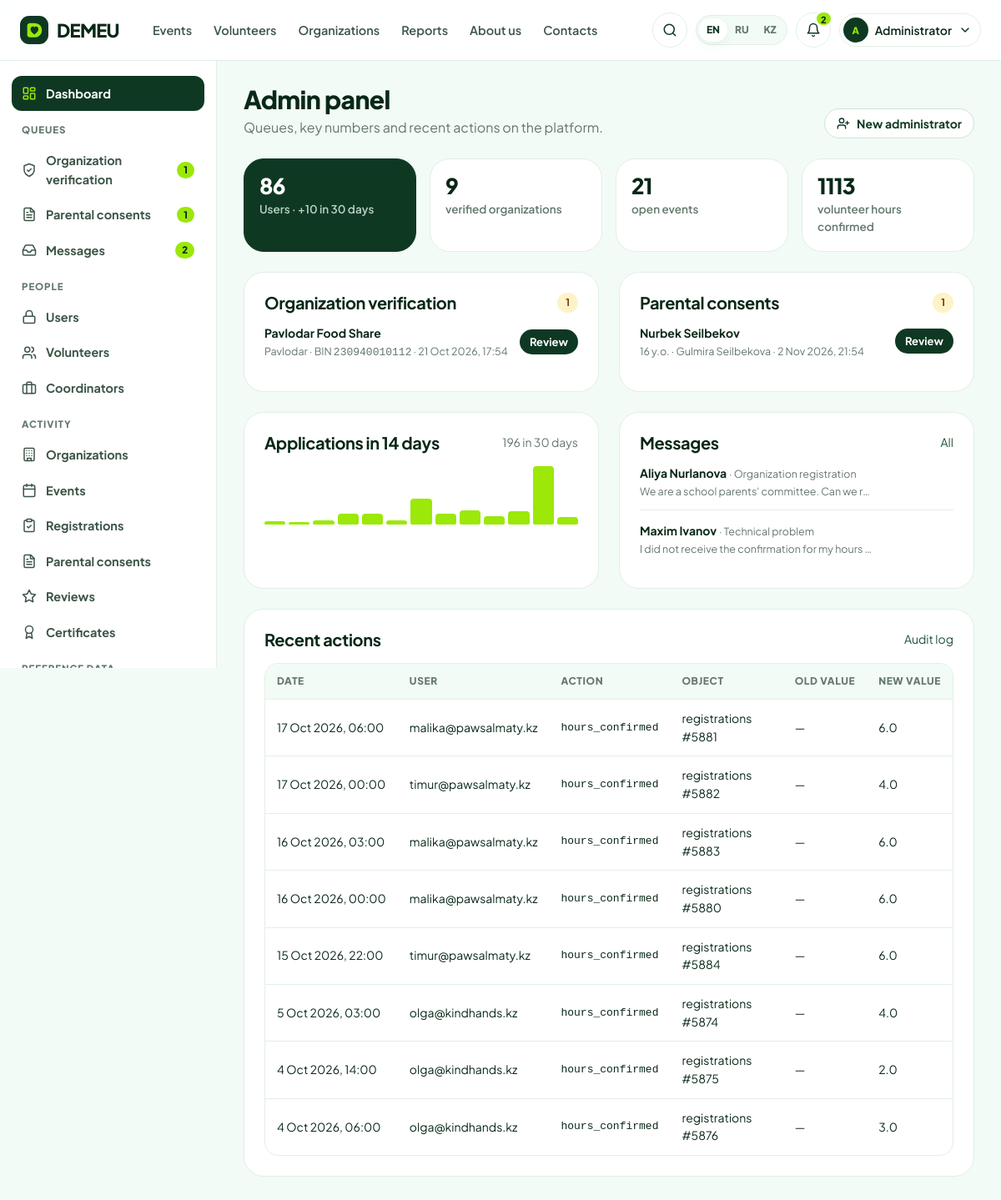
Page /admin/ (signed in) on the committed database.
### tables this page shows
CREATE TABLE users (
    user_id        INTEGER PRIMARY KEY,
    email          TEXT NOT NULL UNIQUE COLLATE NOCASE,
    password_hash  TEXT NOT NULL,
    role           TEXT NOT NULL CHECK (role IN ('volunteer','coordinator','admin')),
    is_active      INTEGER NOT NULL DEFAULT 1 CHECK (is_active IN (0,1)),
    preferred_lang TEXT NOT NULL DEFAULT 'en' CHECK (preferred_lang IN ('en','ru','kk')),
    created_at     TEXT NOT NULL DEFAULT (datetime('now','localtime')),
    last_login_at  TEXT
);

CREATE TABLE organizations (
    org_id           INTEGER PRIMARY KEY,
    name             TEXT NOT NULL UNIQUE,
    bin              TEXT NOT NULL UNIQUE CHECK (length(bin) = 12 AND bin NOT GLOB '*[^0-9]*'),
    org_type         TEXT NOT NULL CHECK (org_type IN ('ngo','foundation','initiative','university','government','business')),
    description      TEXT NOT NULL,
    city_id          INTEGER NOT NULL REFERENCES cities(city_id) ON DELETE RESTRICT,
    address          TEXT NOT NULL,
    email            TEXT NOT NULL,
    phone            TEXT NOT NULL,
    website          TEXT,
    logo_path        TEXT,
    founded_year     INTEGER CHECK (founded_year BETWEEN 1950 AND 2100),
    status           TEXT NOT NULL DEFAULT 'pending'
                     CHECK (status IN ('pending','verified','rejected','suspended')),
    status_comment   TEXT,                     -- reason for rejection / suspension
    verified_at      TEXT,
    verified_by      INTEGER REFERENCES users(user_id) ON DELETE SET NULL,
    created_at       TEXT NOT NULL DEFAULT (datetime('now','localtime'))
);

CREATE TABLE cities (
    city_id     INTEGER PRIMARY KEY,
    name_en     TEXT NOT NULL UNIQUE,
    name_ru     TEXT NOT NULL,
    name_kk     TEXT NOT NULL,
    region_en   TEXT NOT NULL,
    lat         REAL,
    lng         REAL
);

CREATE TABLE consents (
    consent_id    INTEGER PRIMARY KEY,
    volunteer_id  INTEGER NOT NULL REFERENCES volunteers(volunteer_id) ON DELETE CASCADE,
    parent_name   TEXT NOT NULL,
    parent_phone  TEXT NOT NULL,
    file_path     TEXT NOT NULL,
    status        TEXT NOT NULL DEFAULT 'pending' CHECK (status IN ('pending','approved','rejected')),
    review_comment TEXT,
    reviewed_by   INTEGER REFERENCES users(user_id) ON DELETE SET NULL,
    reviewed_at   TEXT,
    uploaded_at   TEXT NOT NULL DEFAULT (datetime('now','localtime'))
);

CREATE TABLE volunteers (
    volunteer_id  INTEGER PRIMARY KEY,
    user_id       INTEGER NOT NULL UNIQUE REFERENCES users(user_id) ON DELETE RESTRICT,
    full_name     TEXT NOT NULL CHECK (length(trim(full_name)) >= 3),
    phone         TEXT NOT NULL CHECK (phone GLOB '+7[0-9][0-9][0-9][0-9][0-9][0-9][0-9][0-9][0-9][0-9]'),
    birth_date    TEXT NOT NULL,               -- YYYY-MM-DD, age 14+ checked in the app
    city_id       INTEGER NOT NULL REFERENCES cities(city_id) ON DELETE RESTRICT,
    about         TEXT,
    skills        TEXT,                        -- free text, e.g. "first aid, English, driving"
    avatar_path   TEXT,
    is_public     INTEGER NOT NULL DEFAULT 1 CHECK (is_public IN (0,1)),     -- listed in the catalogue
    show_contacts INTEGER NOT NULL DEFAULT 0 CHECK (show_contacts IN (0,1)), -- phone/email visible to everyone
    created_at    TEXT NOT NULL DEFAULT (datetime('now','localtime'))
);

CREATE TABLE contact_messages (
    message_id INTEGER PRIMARY KEY,
    name       TEXT NOT NULL,
    email      TEXT NOT NULL,
    topic      TEXT NOT NULL CHECK (topic IN ('general','organization','volunteer','technical','partnership')),
    message    TEXT NOT NULL CHECK (length(message) >= 10),
    status     TEXT NOT NULL DEFAULT 'new' CHECK (status IN ('new','in_progress','closed')),
    created_at TEXT NOT NULL DEFAULT (datetime('now','localtime'))
);

CREATE TABLE audit_log (
    log_id     INTEGER PRIMARY KEY,
    user_id    INTEGER REFERENCES users(user_id) ON DELETE SET NULL,
    action     TEXT NOT NULL,
    entity     TEXT NOT NULL,
    entity_id  INTEGER,
    old_value  TEXT,
    new_value  TEXT,
    created_at TEXT NOT NULL DEFAULT (datetime('now','localtime'))
);

### demeu/admin.py (the view)
@bp.route("/")
@admin_only
def dashboard():
    k = dict(
        users=scalar("SELECT COUNT(*) FROM users"),
        volunteers=scalar("SELECT COUNT(*) FROM volunteers"),
        orgs=scalar("SELECT COUNT(*) FROM organizations WHERE status='verified'"),
        events_open=scalar("SELECT COUNT(*) FROM events WHERE status='published' AND ends_at >= ?", (now_str(),)),
        hours=scalar("SELECT COALESCE(SUM(hours_confirmed),0) FROM registrations WHERE status='attended'"),
        apps_30=scalar("SELECT COUNT(*) FROM registrations WHERE applied_at >= datetime('now','localtime','-30 days')"),
        new_users_30=scalar("SELECT COUNT(*) FROM users WHERE created_at >= datetime('now','localtime','-30 days')"),
    )
    pending_orgs = query("""SELECT o.*, c.name_en AS city FROM organizations o JOIN cities c USING (city_id)
                            WHERE o.status='pending' ORDER BY o.created_at""")
    pending_consents = query("""SELECT c.*, v.full_name, v.birth_date FROM consents c JOIN volunteers v USING (volunteer_id)
                                WHERE c.status='pending' ORDER BY c.uploaded_at""")
    new_messages = query("SELECT * FROM contact_messages WHERE status='new' ORDER BY created_at DESC LIMIT 5")
    recent_audit = query("""SELECT a.*, u.email FROM audit_log a LEFT JOIN users u USING (user_id)
                            ORDER BY a.created_at DESC, a.log_id DESC LIMIT 8""")
    daily = query("""SELECT date(applied_at) AS d, COUNT(*) AS n FROM registrations
                     WHERE applied_at >= date('now','localtime','-13 days') GROUP BY d ORDER BY d""")
    return render_template("admin/dashboard.html", k=k, pending_orgs=pending_orgs, pending_consents=pending_consents,
                           new_messages=new_messages, recent_audit=recent_audit, daily=daily)

### demeu/admin.py (called while the page is built)
@bp.context_processor
def admin_ctx():
    counts = dict(
        organizations=scalar("SELECT COUNT(*) FROM organizations WHERE status='pending'"),
        consents=scalar("SELECT COUNT(*) FROM consents WHERE status='pending'"),
        messages=scalar("SELECT COUNT(*) FROM contact_messages WHERE status='new'"),
    )
    return dict(ENTITIES=ENTITIES, NAV_GROUPS=NAV_GROUPS, queue_counts=counts)

### demeu/core.py (called while the page is built)
def get_lang():
    lang = session.get("lang")
    if lang in LANGS:
        return lang
    best = request.accept_languages.best_match(["en", "ru", "kk"]) if request else None
    return best or "en"

def _(key, **params):
    entry = TRANSLATIONS.get(key)
    if entry is None:
        text = key
    else:
        lang = g.get("lang", "en")
        text = entry.get(lang) or entry.get("en") or key
    if params:
        try:
            text = text.format(**params)
        except (KeyError, IndexError):
            pass
    return text

def parse_dt(value):
    if not value:
        return None
    if isinstance(value, datetime):
        return value
    for fmt in (DT_FMT, "%Y-%m-%d %H:%M:%S", "%Y-%m-%d"):
        try:
            return datetime.strptime(value, fmt)
        except ValueError:
            continue
    return None

def fmt_date(value, with_weekday=False, with_year=True):
    d = parse_dt(value)
    if not d:
        return ""
    lang = g.get("lang", "en")
    s = f"{d.day} {MONTHS[lang][d.month - 1]}"
    if with_year:
        s += f" {d.year}"
    if with_weekday:
        s = f"{WEEKDAYS[lang][d.weekday()]}, " + s
    return s

def fmt_dt(value):
    d = parse_dt(value)
    return f"{fmt_date(d)}, {d:%H:%M}" if d else ""

def fmt_hours(value):
    if value is None:
        return "0"
    v = float(value)
    return str(int(v)) if v.is_integer() else f"{v:.1f}"

def age_on(birth_date, on=None):
    b = parse_dt(birth_date)
    if not b:
        return None
    on = on or date.today()
    if isinstance(on, datetime):
        on = on.date()
    return on.year - b.year - ((on.month, on.day) < (b.month, b.day))

def now_str():
    return datetime.now().strftime(DT_FMT)

def initials(name):
    parts = [p for p in (name or "").split() if p]
    return "".join(p[0] for p in parts[:2]).upper() or "?"

def csrf_token():
    tok = session.get("csrf")
    if not tok:
        tok = secrets.token_urlsafe(32)
        session["csrf"] = tok
    return tok

def csrf_field():
    return Markup(f'<input type="hidden" name="csrf_token" value="{csrf_token()}">')

### demeu/templates/admin/dashboard.html (shortened to what this page needs)
{% extends "admin/_layout.html" %}
{% from "partials/macros.html" import status %}
{% block admin %}
<div class="cab-head"><div><h1>{{ _('admin_panel') }}</h1><p>{{ _('admin_subtitle') }}</p></div>
  <a class="btn btn-ghost btn-sm" href="{{ url_for('admin.new_admin') }}">{{ icon('user-plus', 16) }} {{ _('new_admin') }}</a></div>
<div class="kpis">
  <div class="stat dark"><div class="num">{{ k.users }}</div><div class="lbl">{{ _('adm_users') }} · +{{ k.new_users_30 }} {{ _('in_30_days') }}</div></div>
  <div class="stat"><div class="num">{{ k.orgs }}</div><div class="lbl">{{ _('stat_verified_orgs') }}</div></div>
  <div class="stat"><div class="num">{{ k.events_open }}</div><div class="lbl">{{ _('stat_open_events') }}</div></div>
  <div class="stat"><div class="num">{{ fmt_hours(k.hours) }}</div><div class="lbl">{{ _('stat_hours') }}</div></div>
</div>
<div class="grid grid-2">
  <div class="card card-pad">
    <div class="row between"><h3 class="mb-0">{{ _('adm_org_verification') }}</h3><span class="tag tone-butter">{{ pending_orgs|length }}</span></div>
    {% for o in pending_orgs %}
      <div class="queue-item"><div class="grow"><b class="small">{{ o.name }}</b><div class="xs muted">{{ o.city }} · {{ _('bin') }} <span class="mono">{{ o.bin }}</span> · {{ fmt_dt(o.created_at) }}</div></div>
        <a class="btn btn-dark btn-xs" href="{{ url_for('admin.org_review', org_id=o.org_id) }}">{{ _('review') }}</a></div>
    {% else %}<p class="small muted mt-2 mb-0">{{ _('queue_empty') }}</p>{% endfor %}
  </div>
  <div class="card card-pad">
    <div class="row between"><h3 class="mb-0">{{ _('adm_consents') }}</h3><span class="tag tone-butter">{{ pending_consents|length }}</span></div>
    {% for c in pending_consents %}
      <div class="queue-item"><div class="grow"><b class="small">{{ c.full_name }}</b><div class="xs muted">{{ _('age_n', n=age_on(c.birth_date)) }} · {{ c.parent_name }} · {{ fmt_dt(c.uploaded_at) }}</div></div>
        <a class="btn btn-dark btn-xs" href="{{ url_for('admin.consents') }}">{{ _('review') }}</a></div>
    {% else %}<p class="small muted mt-2 mb-0">{{ _('queue_empty') }}</p>{% endfor %}
  </div>
  <div class="card card-pad">
    <div class="row between"><h3 class="mb-0">{{ _('applications_14_days') }}</h3><span class="small muted">{{ k.apps_30 }} {{ _('in_30_days') }}</span></div>
    {% set mx = (daily|map(attribute='n')|max) if daily else 1 %}
    <div class="minichart mt-2">{% for d in daily %}<i title="{{ d.d }}: {{ d.n }}" style="height:{{ [4, (d.n * 100 / mx)|round|int]|max }}%"></i>{% else %}<span class="small muted">{{ _('no_data') }}</span>{% endfor %}</div>
  </div>
  <div class="card card-pad">
    <div class="row between"><h3 class="mb-0">{{ _('adm_messages') }}</h3><a class="small" href="{{ url_for('admin.messages') }}">{{ _('all') }}</a></div>
    {% for m in new_messages %}
      <div class="queue-item"><div class="grow"><b class="small">{{ m.name }}</b> <span class="xs muted">· {{ _('topic_' ~ m.topic) }}</span><div class="xs muted cell-clip">{{ m.message }}</div></div></div>
    {% else %}<p class="small muted mt-2 mb-0">{{ _('queue_empty') }}</p>{% endfor %}
  </div>
</div>
<div class="card card-pad mt-3">
  <div class="row between"><h3 class="mb-0">{{ _('recent_actions') }}</h3><a class="small" href="{{ url_for('admin.audit_log') }}">{{ _('adm_audit') }}</a></div>
  <div class="table-wrap mt-2"><table class="table"><thead><tr><th>{{ _('date') }}</th><th>{{ _('user') }}</th><th>{{ _('action') }}</th><th>{{ _('object') }}</th><th>{{ _('old_value') }}</th><th>{{ _('new_value') }}</th></tr></thead>
    <tbody>{% for a in recent_audit %}<tr><td class="small nowrap">{{ fmt_dt(a.created_at) }}</td><td class="small">{{ a.email or '—' }}</td><td class="mono">{{ a.action }}</td>
      <td class="small">{{ a.entity }} #{{ a.entity_id }}</td><td class="small">{{ a.old_value or '—' }}</td><td class="small">{{ a.new_value or '—' }}</td></tr>{% endfor %}</tbody></table></div>
</div>
{% endblock %}

### demeu/templates/base.html (shortened to what this page needs)
<!doctype html>
<html lang="{{ 'kk' if lang == 'kk' else lang }}">
<head>
  <link rel="stylesheet" href="{{ url_for('static', filename='css/app.css') }}">
</head>
<body class="{% block body_class %}{% endblock %}">
{% set ep = request.endpoint or '' %}
<header class="site-header">
  <div class="wrap header-inner">
    <a class="logo" href="{{ url_for('public.home') }}" aria-label="DEMEU">
      <span class="logo-mark">{{ logo_mark(22) }}</span>DEMEU
    </a>
    <nav class="nav" aria-label="{{ _('main_menu') }}">
      <a href="{{ url_for('public.events') }}" class="{{ 'active' if ep.startswith('public.event') }}">{{ _('nav_events') }}</a>
      <a href="{{ url_for('public.volunteers') }}" class="{{ 'active' if ep.startswith('public.volunteer') }}">{{ _('nav_volunteers') }}</a>
      <a href="{{ url_for('public.organizations') }}" class="{{ 'active' if ep.startswith('public.organization') }}">{{ _('nav_organizations') }}</a>
      <a href="{{ url_for('public.reports') }}" class="{{ 'active' if ep == 'public.reports' }}">{{ _('nav_reports') }}</a>
      <a href="{{ url_for('public.about') }}" class="{{ 'active' if ep == 'public.about' }}">{{ _('nav_about') }}</a>
      <a href="{{ url_for('public.contacts') }}" class="{{ 'active' if ep == 'public.contacts' }}">{{ _('nav_contacts') }}</a>
    </nav>
    <div class="header-tools">
      <a class="icon-btn hide-md" href="{{ url_for('public.search') }}" aria-label="{{ _('search') }}" title="{{ _('search') }}">{{ icon('search') }}</a>
      <div class="lang-switch" role="group" aria-label="{{ _('language') }}">
        {% for code in LANGS %}
          <a href="{{ url_for('public.set_lang', code=code, next=request.full_path) }}" class="{{ 'on' if code == lang }}" lang="{{ code }}">{{ LANG_LABELS[code] }}</a>
        {% endfor %}
      </div>
      {% if g.user %}
        <a class="icon-btn" href="{{ url_for('auth.notifications') }}" aria-label="{{ _('notifications') }}" title="{{ _('notifications') }}">
          {{ icon('bell') }}{% if unread %}<span class="count">{{ unread if unread < 100 else '99+' }}</span>{% endif %}
        </a>
        {% set person = g.volunteer or g.coordinator %}
        <div class="user-menu">
          <button class="user-btn" data-toggle="user-dd" aria-expanded="false" aria-haspopup="true">
            {% if g.volunteer and g.volunteer.avatar_path %}
              <span class="avatar sm"><img src="{{ url_for('media.public_file', folder=g.volunteer.avatar_path.split('/')[0], name=g.volunteer.avatar_path.split('/')[1]) }}" alt=""></span>
            {% else %}
              <span class="avatar sm">{{ initials(person.full_name if person else g.user.email) }}</span>
            {% endif %}
            <span class="hide-md">{{ (person.full_name.split()[0]) if person else _('role_admin') }}</span>{{ icon('chevron-down', 16) }}
          </button>
        </div>
      {% else %}
        <a class="btn btn-ghost btn-sm hide-md" href="{{ url_for('auth.login', next=request.full_path if ep not in ('auth.login','auth.register') else None) }}">{{ _('login') }}</a>
        <a class="btn btn-primary btn-sm" href="{{ url_for('auth.register') }}">{{ _('join') }}</a>
      {% endif %}
    </div>
  </div>
</header>
<main id="main">{% block content %}{% endblock %}</main>
</body>
</html>

### rows in the picture
users: email "A"
organizations: name "Pavlodar Food Share", city "Pavlodar", bin "230940010112", created_at "21 Oct 2026, 17:54"
consents: full_name "Nurbek Seilbekov", parent_name "Gulmira Seilbekova", uploaded_at "2 Nov 2026, 21:54"
contact_messages: name "Aliya Nurlanova", message "We are a school parents' committee. Can we r…"
contact_messages: name "Maxim Ivanov", message "I did not receive the confirmation for my hours…"
audit_log: created_at "17 Oct 2026, 06:00", email "malika@pawsalmaty.kz", action "hours_confirmed", entity "registrations", entity_id "5881", old_value "—", new_value "6.0"
audit_log: created_at "17 Oct 2026, 00:00", email "timur@pawsalmaty.kz", action "hours_confirmed", entity "registrations", entity_id "5882", old_value "—", new_value "4.0"
audit_log: created_at "16 Oct 2026, 03:00", email "malika@pawsalmaty.kz", action "hours_confirmed", entity "registrations", entity_id "5883", old_value "—", new_value "6.0"
audit_log: created_at "16 Oct 2026, 00:00", email "malika@pawsalmaty.kz", action "hours_confirmed", entity "registrations", entity_id "5880", old_value "—", new_value "6.0"
audit_log: created_at "15 Oct 2026, 22:00", email "timur@pawsalmaty.kz", action "hours_confirmed", entity "registrations", entity_id "5884", old_value "—", new_value "6.0"
audit_log: created_at "5 Oct 2026, 03:00", email "olga@kindhands.kz", action "hours_confirmed", entity "registrations", entity_id "5874", old_value "—", new_value "4.0"
audit_log: created_at "4 Oct 2026, 14:00", email "olga@kindhands.kz", action "hours_confirmed", entity "registrations", entity_id "5875", old_value "—", new_value "2.0"
audit_log: created_at "4 Oct 2026, 06:00", email "olga@kindhands.kz", action "hours_confirmed", entity "registrations", entity_id "5876", old_value "—", new_value "3.0"

### other values in the picture
{{ LANG_LABELS[code] }} "EN" "RU" "KZ"
{{ unread if unread < 100 else '99+' }} "2"
{{ (person.full_name.split()[0]) if person else _('role_admin') }} "Administrator"
{{ queue_counts.organizations }} "1"
{{ queue_counts.consents }} "1"
{{ queue_counts.messages }} "2"
{{ k.users }} "86"
{{ k.new_users_30 }} "10"
{{ k.orgs }} "9"
{{ k.events_open }} "21"
{{ fmt_hours(k.hours) }} "1113"
{{ pending_orgs|length }} "1"
{{ pending_consents|length }} "1"
{{ k.apps_30 }} "196"
